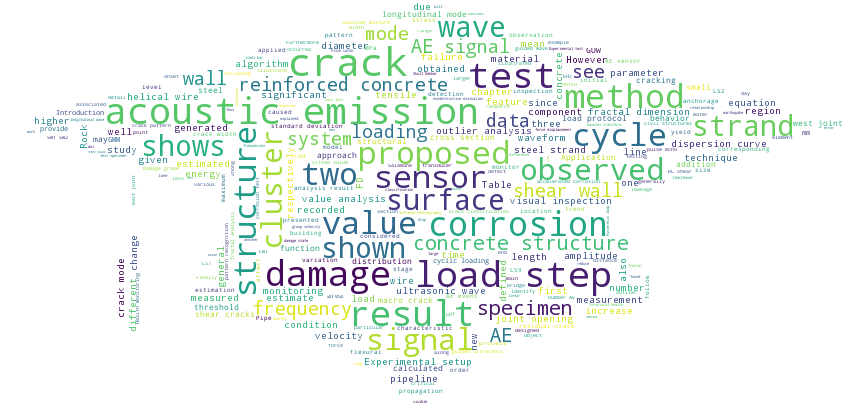

Python code for this plot:
# -*- coding: utf-8 -*-
"""
Created on Sat Nov 25 16:44:55 2017

@author: Alireza.Farhidzadeh
Thanks to developers of wordcloud and nltk libraries.
"""


from os import path
from PIL import Image
import numpy as np
import matplotlib.pyplot as plt
from collections import Counter
from nltk.corpus import stopwords
from wordcloud import WordCloud, STOPWORDS, ImageColorGenerator

d = path.dirname(__file__)

# Read the whole text.
text = open(path.join(d, 'mydissertation.txt')).read()
wordcount = Counter(text.split())

# read the mask / color image taken from the image
grad_coloring = np.array(Image.open(path.join(d, "Graduation-cap-blue-clipart - Copy (2).jpg")))
stopwords = set(STOPWORDS)
stopwords.update(('Figure', 'based', 'et', 'al','Therefore','used', 'using', 'show', 'shown' 'and','I','A','And','So','arnt','This','When','It','many','Many','so','cant','Yes','yes','No','no','These','these'))

filtered_words = [word for word in text.split() if word not in stopwords]
filterwordcount = Counter(filtered_words)
filterwordcount.most_common(1)

wc = WordCloud(background_color="white", max_words=1000, mask=grad_coloring,
               stopwords=stopwords, max_font_size=40, random_state=42)
# generate word cloud
wc.generate(text)

# create coloring from image
image_colors = ImageColorGenerator(grad_coloring)

# show
plt.imshow(wc, interpolation="bilinear")
plt.axis("off")
wc.to_file("dissertation.png")
plt.figure()
# recolor wordcloud and show
# we could also give color_func=image_colors directly in the constructor
plt.imshow(wc.recolor(color_func=image_colors), interpolation="bilinear")
plt.axis("off")
wc.to_file("dissertation2.png")
plt.figure()
plt.imshow(grad_coloring, cmap=plt.cm.gray, interpolation="bilinear")
plt.axis("off")
plt.show()
